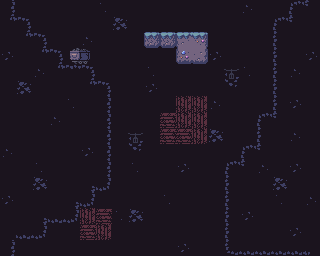

Tiled map render using the project's own tile images. Description and the whole map definition, tile-layer contents included, below:
An orthogonal 20x16 tile map with 16x16 px tiles, 4 tile layers (Background, Decor, Destructible, Collision), 2 tilesets.

<map version="1.8" tiledversion="1.8.5" orientation="orthogonal" renderorder="right-down" width="20" height="16" tilewidth="16" tileheight="16" infinite="0" nextlayerid="5" nextobjectid="1">
 <tileset firstgid="1" source="../tilesets/Underground Mine.tsx" />
 <tileset firstgid="301" source="../tilesets/Terrain.tsx" />
 <layer id="1" name="Background" width="20" height="16">
  <data encoding="csv">
52,52,52,52,52,52,41,52,52,52,52,52,52,52,52,39,52,52,52,52,
52,52,52,52,52,52,52,35,52,52,52,52,52,52,52,52,52,52,52,52,
52,52,52,52,52,39,52,52,52,39,52,52,52,52,52,52,52,52,52,52,
52,52,52,52,52,52,52,52,52,52,52,52,52,37,52,52,52,52,52,52,
52,52,52,52,52,52,52,52,52,41,52,52,52,52,191,41,52,52,52,52,
52,52,52,52,52,52,52,52,52,37,52,52,52,52,216,52,52,52,52,52,
52,52,52,52,52,52,52,52,52,52,52,211,211,39,52,52,52,52,52,52,
52,52,52,52,52,52,52,52,52,52,210,211,211,52,52,52,52,52,52,52,
52,52,52,52,52,52,52,52,191,52,210,210,211,35,52,52,52,52,52,52,
52,52,52,52,52,52,52,52,216,52,52,52,52,52,52,52,52,52,52,52,
52,52,52,52,52,52,52,52,41,52,52,37,52,52,52,52,52,52,52,52,
52,52,52,52,52,52,52,52,52,52,52,52,52,52,52,52,52,52,52,52,
52,52,52,52,52,52,52,52,52,52,41,52,52,52,52,52,52,52,52,52,
52,52,52,52,52,211,210,41,35,52,52,52,52,52,52,52,52,52,52,52,
52,52,52,52,52,210,211,52,52,52,52,52,52,52,52,52,52,52,52,52,
52,52,52,52,52,52,52,52,52,52,52,37,52,52,52,52,52,52,52,52
</data>
 </layer>
 <layer id="3" name="Decor" width="20" height="16">
  <data encoding="csv">
0,0,0,0,0,0,0,0,0,0,0,0,0,0,0,0,0,0,0,0,
0,0,0,0,0,0,0,0,0,0,0,0,0,0,0,0,0,0,0,0,
0,0,0,0,0,0,0,0,0,0,0,0,0,0,0,0,0,0,0,0,
0,0,0,0,258,259,0,0,0,0,0,0,0,0,0,0,0,0,0,0,
0,0,0,0,0,0,0,0,0,0,0,0,0,0,0,0,0,0,0,0,
0,0,0,0,0,0,0,0,0,0,0,0,0,0,0,0,0,0,0,0,
0,0,0,0,0,0,0,0,0,0,0,0,0,0,0,0,0,0,0,0,
0,0,0,0,0,0,0,0,0,0,0,0,0,0,0,0,0,0,0,0,
0,0,0,0,0,0,0,0,0,0,0,0,0,0,0,0,0,0,0,0,
0,0,0,0,0,0,0,0,0,0,0,0,0,0,0,0,0,0,0,0,
0,0,0,0,0,0,0,0,0,0,0,0,0,0,0,0,0,0,0,0,
0,0,0,0,0,0,0,0,0,0,0,0,0,0,0,0,0,0,0,0,
0,0,0,0,0,0,0,0,0,0,0,0,0,0,0,0,0,0,0,0,
0,0,0,0,0,0,0,0,0,0,0,0,0,0,0,0,0,0,0,0,
0,0,0,0,0,0,0,0,0,0,0,0,0,0,0,0,0,0,0,0,
0,0,0,0,0,0,0,0,0,0,0,0,0,0,0,0,0,0,0,0
</data>
 </layer>
 <layer id="4" name="Destructible" width="20" height="16">
  <data encoding="csv">
0,0,0,0,0,0,0,0,0,0,0,0,0,0,0,0,0,0,0,0,
0,0,0,0,0,0,0,0,0,0,0,0,0,0,0,0,0,0,0,0,
0,0,0,0,0,0,0,0,0,679,679,0,0,0,0,0,0,0,0,0,
0,0,0,0,0,0,0,0,0,0,0,0,0,0,0,0,0,0,0,0,
0,0,0,0,0,0,0,0,0,0,0,0,0,0,0,0,0,0,0,0,
0,0,0,0,0,0,0,0,0,0,0,0,0,0,0,0,0,0,0,0,
0,0,0,0,0,0,0,0,0,0,0,0,0,0,0,0,0,0,0,0,
0,0,0,0,0,0,0,0,0,0,0,0,0,0,0,0,0,0,0,0,
0,0,0,0,0,0,0,0,0,0,0,0,0,0,0,0,0,0,0,0,
0,0,0,0,0,0,0,0,0,0,0,0,0,0,0,0,0,0,0,0,
0,0,0,0,0,0,0,0,0,0,0,0,0,0,0,0,0,0,0,0,
0,0,0,0,0,0,0,0,0,0,0,0,0,0,0,0,0,0,0,0,
0,0,0,0,0,0,0,0,0,0,0,0,0,0,0,0,0,0,0,0,
0,0,0,0,0,0,0,0,0,0,0,0,0,0,0,0,0,0,0,0,
0,0,0,0,0,0,0,0,0,0,0,0,0,0,0,0,0,0,0,0,
0,0,0,0,0,0,0,0,0,0,0,0,0,0,0,0,0,0,0,0
</data>
 </layer>
 <layer id="2" name="Collision" width="20" height="16">
  <data encoding="csv">
112,0,0,0,0,0,0,0,0,0,0,0,0,0,0,0,0,0,85,141,
139,87,0,0,0,0,0,0,0,0,0,0,0,0,0,0,0,85,141,52,
52,139,87,0,0,0,0,0,0,0,0,445,454,0,0,0,0,110,52,52,
37,52,139,87,0,0,0,0,0,0,0,550,578,0,0,0,0,110,52,37,
52,52,39,139,86,87,0,0,0,0,0,0,0,0,0,0,0,110,39,52,
52,35,52,52,52,139,87,0,0,0,0,0,0,0,0,0,0,110,52,52,
52,52,52,52,41,52,112,0,0,0,0,0,0,0,0,0,0,110,37,52,
52,52,52,39,52,52,112,0,0,0,0,0,0,0,0,0,85,141,52,52,
52,52,52,52,52,52,112,0,0,0,0,0,0,0,0,0,110,52,39,52,
39,52,52,52,52,37,112,0,0,0,0,0,0,0,0,85,141,52,52,52,
52,52,41,52,52,52,112,0,0,0,0,0,0,0,85,141,39,52,37,52,
52,52,35,52,52,89,137,0,0,0,0,0,0,0,110,52,52,35,52,52,
37,52,52,52,89,137,0,0,0,0,0,0,0,0,110,52,52,41,52,39,
52,52,89,136,137,0,0,0,0,0,0,0,0,0,110,37,52,52,52,52,
52,136,137,0,0,0,0,0,0,0,0,0,0,0,110,52,52,52,37,52,
112,0,0,0,0,0,0,0,0,0,0,0,0,0,135,90,90,90,90,91
</data>
 </layer>
</map>
